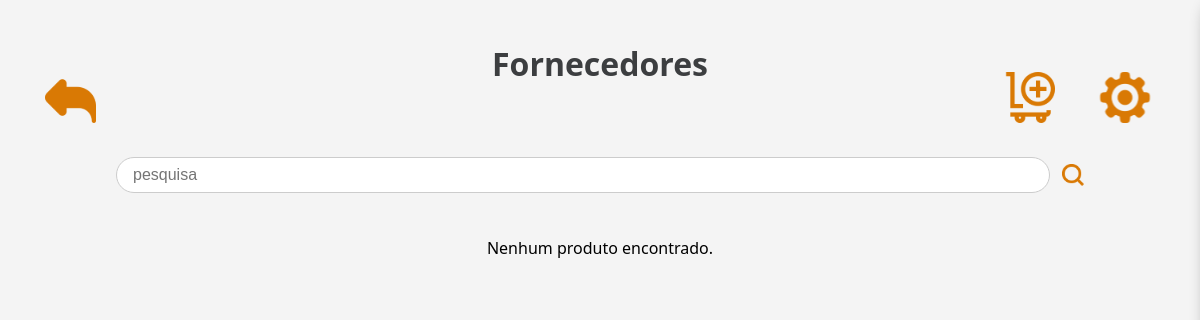
Before: /paginas/fornecedores.php?pesquisa=Fashion Rápida Atacadista LTDA with the older database file.
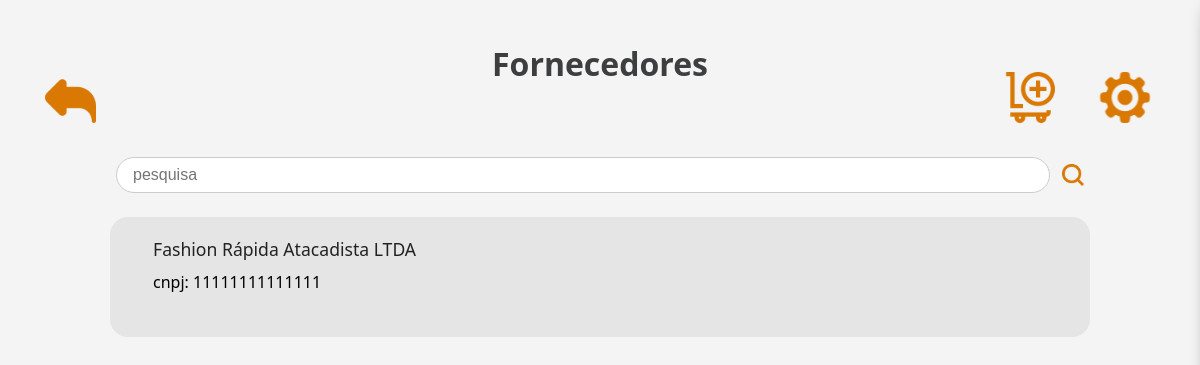
After: the same page with the newer database file.
### tables this page shows
CREATE TABLE IF NOT EXISTS fornecedor(
  idfornecedor INT NOT NULL AUTO_INCREMENT,
  nome VARCHAR(200) NOT NULL,
  cnpj VARCHAR(15) NOT NULL,
  PRIMARY KEY (idfornecedor)
);

### paginas/fornecedores.php (the view, shortened to what this page needs)
<!DOCTYPE html>
<html lang="pt-br">
<head>
    <link rel="stylesheet" href="../assets/css/style.css">
    <link rel="stylesheet" href="../assets/css/headerStyle.css">
    <link rel="stylesheet" href="../assets/css/fornecedorStyle.css">
    <link rel="stylesheet" href="../assets/css/sidebarStyle.css">
</head>
<body>
    <div class="settings-icon left">
        <a href="home.php"><img src="../assets/img/voltar.svg" alt="Voltar"></a>
    </div>
    <div class="settings-icon right">
        <a href="./cadastro_forn.php"><img src="../assets/img/add_forn.svg" alt="Adicionar"></a>
        <div class="settings-icone" onclick="toggleSidebar()">
            <img src="../assets/img/gear.svg" alt="Configurações" style="cursor: pointer;">
        </div>
    </div>
    <div class="fornecedor-container">
        <div class="fornecedor-header">
            <div class="h1-right">Fornecedores</div>
        </div><br><br>
        <form class="fornecedor-search">
            <input type="text" placeholder="pesquisa" name="pesquisa">
            <button type="submit" class="fornecedor-search-btn"><img src="../assets/img/lupa.svg" alt="Buscar"></button>
        </form>
        <div class="fornecedor-lista">
            <?php
            include_once '../db/conexao.php';
            $where = '';
            if (isset($_GET['pesquisa']) && $_GET['pesquisa'] != '') {
                $pesquisa = mysqli_real_escape_string($conn, $_GET['pesquisa']);
                $where = "WHERE fornecedor.nome LIKE '%$pesquisa%' OR fornecedor.cnpj LIKE '%$pesquisa%'";
            }
            $sql = "SELECT fornecedor.nome AS nome_f,
                            fornecedor.cnpj
                            FROM fornecedor $where";
            $result = mysqli_query($conn, $sql);
            if ($result && mysqli_num_rows($result) > 0) {
                while ($row = mysqli_fetch_assoc($result)) {
            ?>
            <div class="fornecedor-card">
                <div class="fornecedor-card-info">
                    <div class="fornecedor-card-title"><?php echo $row['nome_f']; ?></div>
                    <div class="fornecedor-card-cnpj">cnpj: <?php echo $row['cnpj']; ?></div>
                </div>
            </div>
            <?php
                }
            } else {
                echo "<p style='margin: 20px;'>Nenhum produto encontrado.</p>";
            }
            ?>
        </div>
    </div>
</body>
</html>

Changed rows visible on the page:
now on this page (row edited): fornecedor: nome "Fashion Rápida Atacadista LTDA", cnpj "11111111111111"
Other visible differences:
text no longer shown: "Nenhum produto encontrado."
